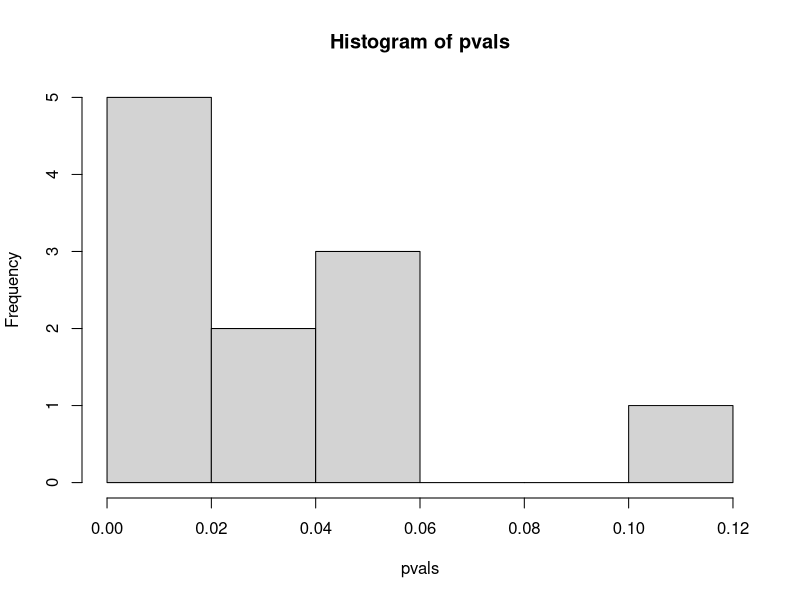
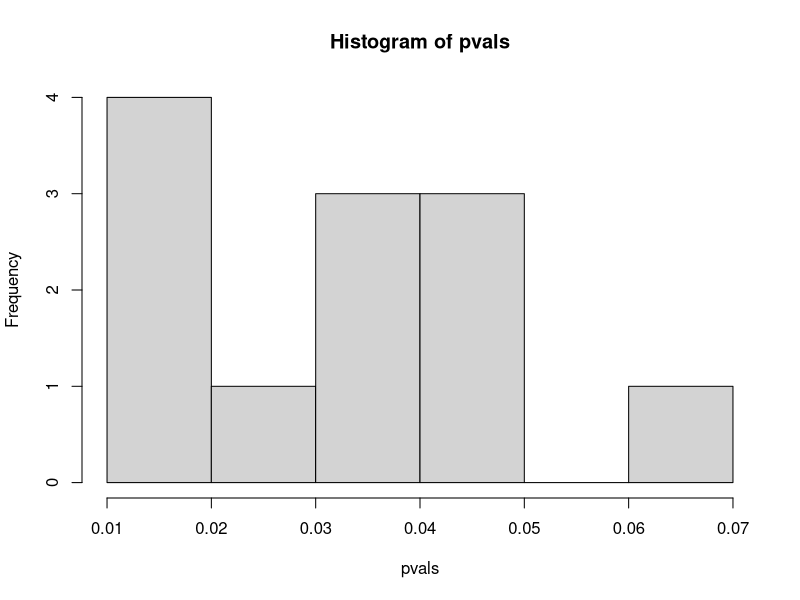
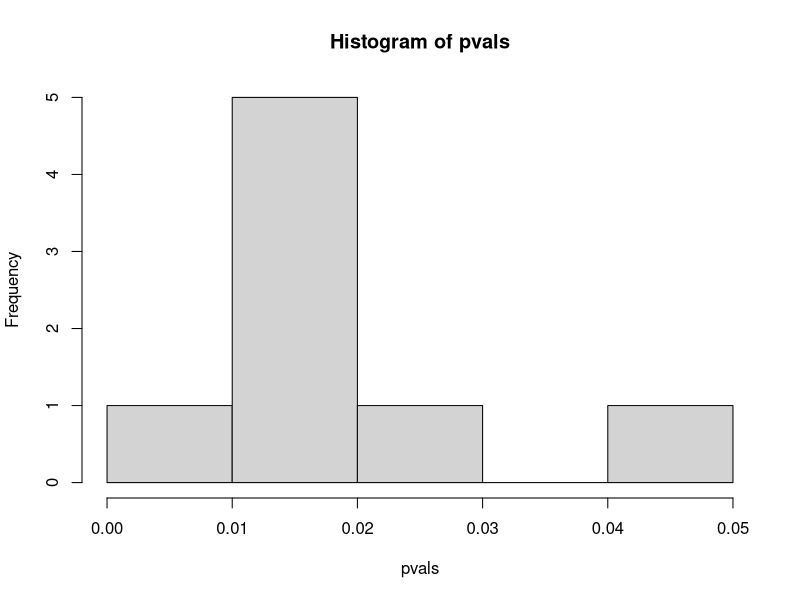
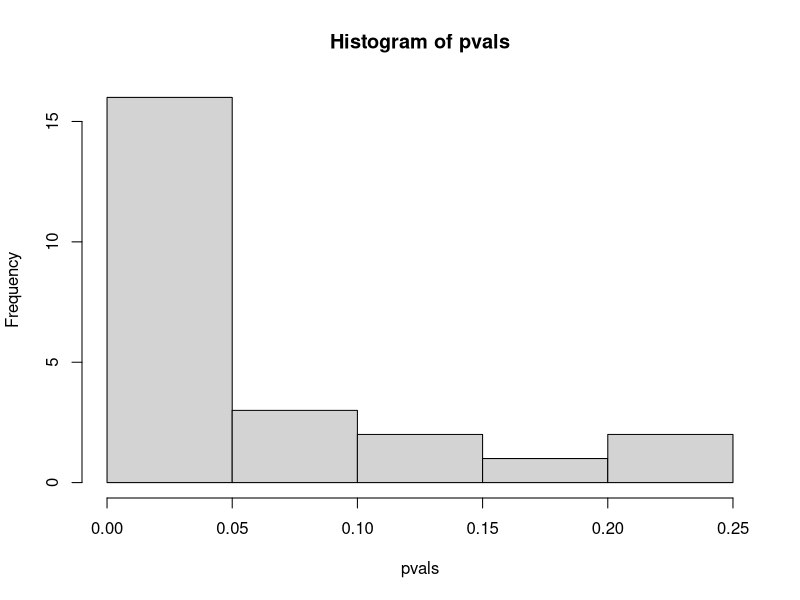
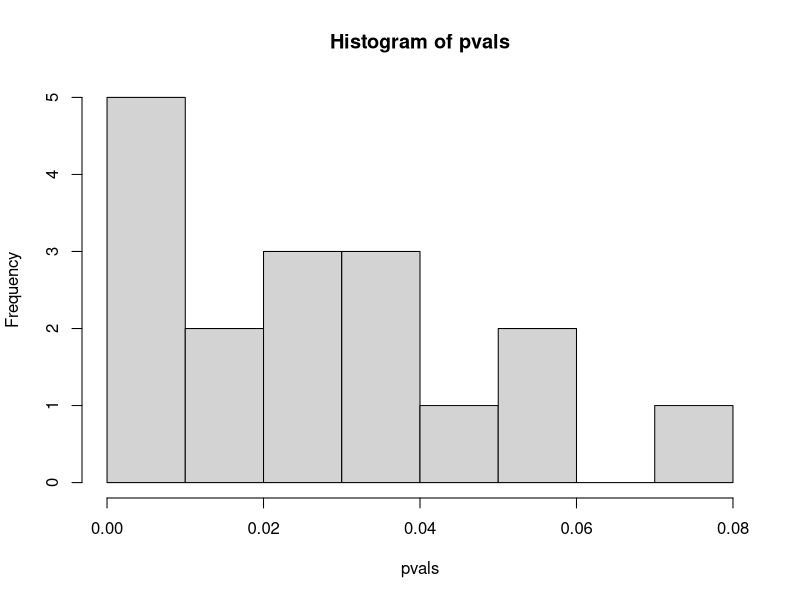
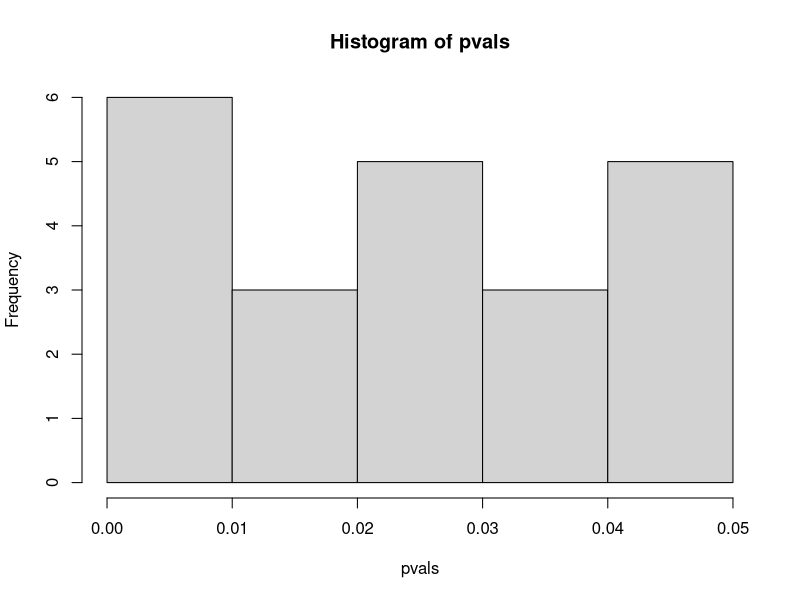
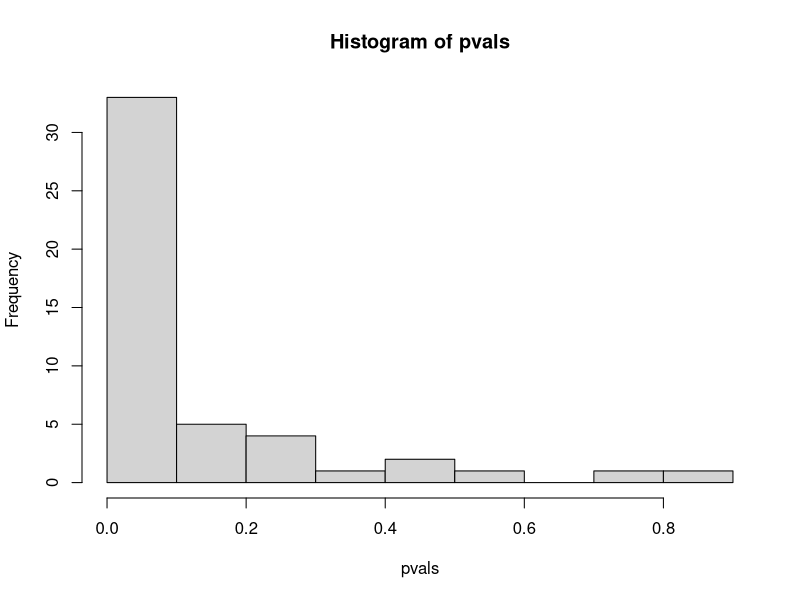
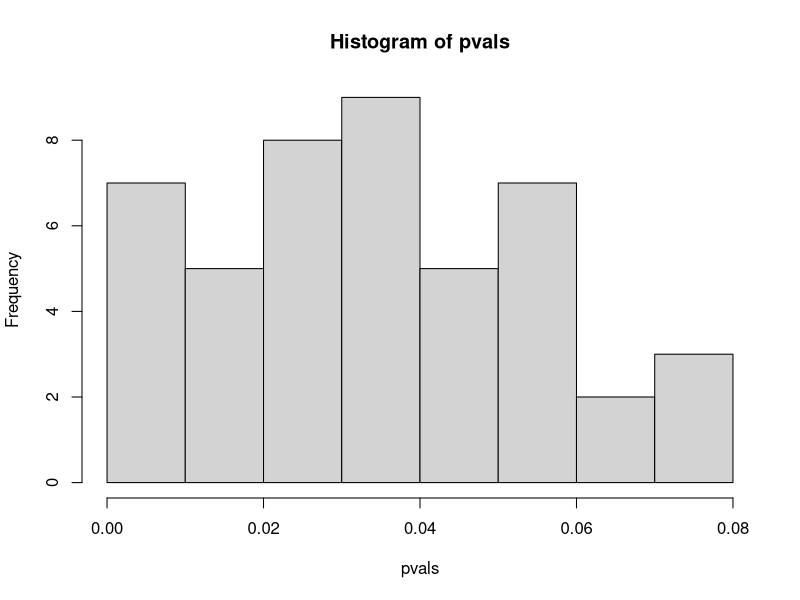

Recreate these plots in R, in order.
generate_data = function(n, p) {
    return(list(covariates=matrix(rnorm(n*p), nrow=n, ncol=p), responses=rnorm(n)))
}

model_select = function(covariates, responses, cutoff) {
    lm1 = lm(responses ~ covariates)
    pvals = summary(lm1)$coefficients[,4]
    pvals = pvals[2:length(pvals)]
    if(sum(pvals < cutoff) == 0) {
        return(c())
    }
    
    lm2 = lm(responses ~ covariates[,pvals < cutoff])
    pvals = summary(lm2)$coefficients[,4]
    return(pvals[2:length(pvals)])
}

run_simulation = function(n_trials, n, p, cutoff) {
    pvals = vector()
    for(i in 1:n_trials) {
        data = generate_data(n, p)
        pvals = append(pvals, model_select(data$covariates, data$responses, cutoff))
    }
    hist(pvals)
}

param_grid = expand.grid(c(100, 1000, 10000), c(10, 20, 50))
apply(param_grid, 1, function(row) run_simulation(20, row[1], row[2], 0.05))
